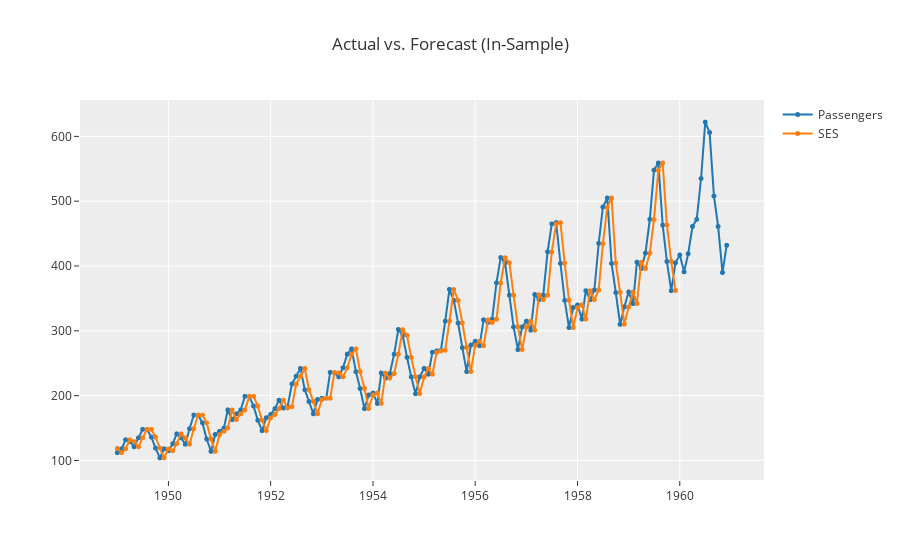

This figure's notebook cell:
### Markdown cell above
---
Let's make some "in sample" predictions:

### Code cell
exp.plot_model(ses, plot='insample', data_kwargs={'labels':["SES"]})

### Figure 1 — Plotly figure (JSON) as saved in the notebook; plotly's stock layout.template omitted (floating-point values rounded to 4 significant figures; data arrays with more than 128 entries replaced by an {"elided": "..."} marker saying what was removed)
{"data": [{"line": {"color": "rgb(31, 119, 180)", "width": 2}, "marker": {"color": "rgb(31, 119, 180)", "size": 5}, "mode": "lines+markers", "name": "Passengers", "type": "scattergl", "x": {"elided": "144 str values"}, "xaxis": "x", "y": {"elided": "144 int values"}, "yaxis": "y"}, {"line": {"color": "rgb(255, 127, 14)", "width": 2}, "marker": {"color": "rgb(255, 127, 14)", "size": 5}, "mode": "lines+markers", "name": "SES", "type": "scattergl", "x": {"elided": "144 str values"}, "xaxis": "x", "y": {"elided": "144 float values"}, "yaxis": "y"}], "layout": {"showlegend": true, "title": {"text": "Actual vs. Forecast (In-Sample)"}, "xaxis": {"anchor": "y", "domain": [0, 1]}, "yaxis": {"anchor": "x", "domain": [0, 1]}}}
